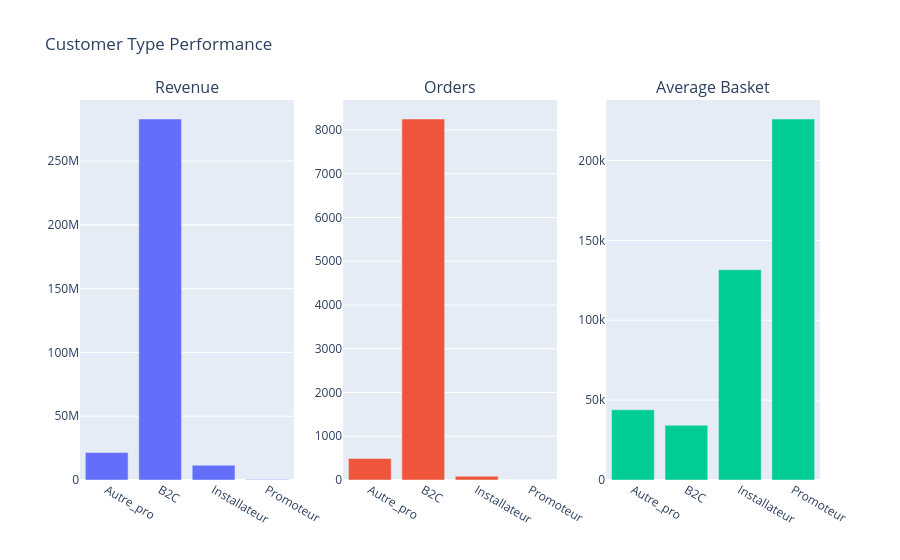

Notebook code cell kept with this figure:
### Code cell
perf = performance_per_customer_type(valid_sales)

fig = make_subplots(
    rows=1, cols=3,
    subplot_titles=("Revenue", "Orders", "Average Basket")
)

fig.add_trace(
    go.Bar(x=perf["customer_type_inferred"], y=perf["Revenue"], name="Revenue"),
    row=1, col=1
)
fig.add_trace(
    go.Bar(x=perf["customer_type_inferred"], y=perf["Orders"], name="Orders"),
    row=1, col=2
)
fig.add_trace(
    go.Bar(x=perf["customer_type_inferred"], y=perf["Average_Basket"], name="Average Basket"),
    row=1, col=3
)

fig.update_layout(title_text="Customer Type Performance", showlegend=False)
fig.show()

### Figure 1 — Plotly figure (JSON) as saved in the notebook; plotly's stock layout.template omitted (floating-point values rounded to 4 significant figures)
{"data": [{"name": "Revenue", "type": "bar", "x": ["Autre_pro", "B2C", "Installateur", "Promoteur"], "xaxis": "x", "y": [21580000.0, 282900000.0, 11580000.0, 452000.0], "yaxis": "y"}, {"name": "Orders", "type": "bar", "x": ["Autre_pro", "B2C", "Installateur", "Promoteur"], "xaxis": "x2", "y": [491, 8250, 88, 2], "yaxis": "y2"}, {"name": "Average Basket", "type": "bar", "x": ["Autre_pro", "B2C", "Installateur", "Promoteur"], "xaxis": "x3", "y": [43950.0, 34290.0, 131600.0, 226000.0], "yaxis": "y3"}], "layout": {"annotations": [{"font": {"size": 16}, "showarrow": false, "text": "Revenue", "x": 0.1444, "xanchor": "center", "xref": "paper", "y": 1, "yanchor": "bottom", "yref": "paper"}, {"font": {"size": 16}, "showarrow": false, "text": "Orders", "x": 0.5, "xanchor": "center", "xref": "paper", "y": 1, "yanchor": "bottom", "yref": "paper"}, {"font": {"size": 16}, "showarrow": false, "text": "Average Basket", "x": 0.8556, "xanchor": "center", "xref": "paper", "y": 1, "yanchor": "bottom", "yref": "paper"}], "showlegend": false, "title": {"text": "Customer Type Performance"}, "xaxis": {"anchor": "y", "domain": [0, 0.2889]}, "xaxis2": {"anchor": "y2", "domain": [0.3556, 0.6444]}, "xaxis3": {"anchor": "y3", "domain": [0.7111, 1]}, "yaxis": {"anchor": "x", "domain": [0, 1]}, "yaxis2": {"anchor": "x2", "domain": [0, 1]}, "yaxis3": {"anchor": "x3", "domain": [0, 1]}}}
